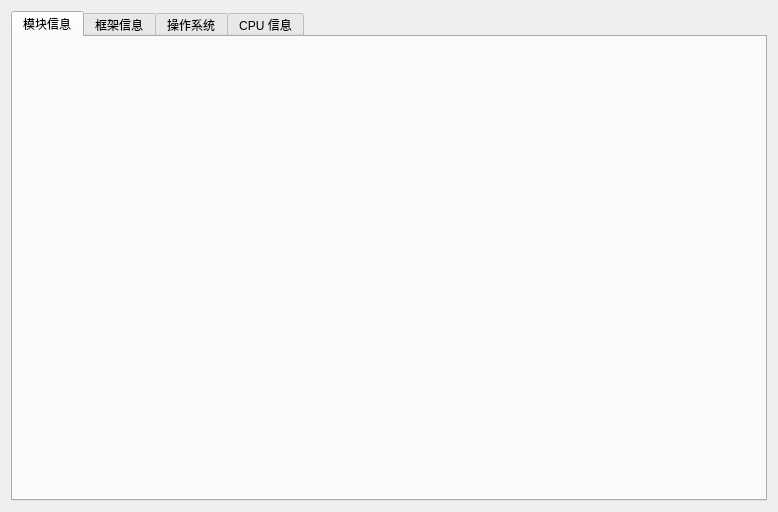
<?xml version="1.0" encoding="UTF-8"?>
<ui version="4.0">
 <class>InputInfoWidget</class>
 <widget class="QWidget" name="InputInfoWidget">
  <property name="geometry">
   <rect>
    <x>0</x>
    <y>0</y>
    <width>778</width>
    <height>512</height>
   </rect>
  </property>
  <property name="windowTitle">
   <string>Form</string>
  </property>
  <layout class="QGridLayout" name="gridLayout">
   <item row="0" column="0">
    <widget class="QTabWidget" name="tabWidget">
     <property name="currentIndex">
      <number>0</number>
     </property>
     <widget class="QWidget" name="tab_mudule">
      <attribute name="title">
       <string>模块信息</string>
      </attribute>
      <layout class="QGridLayout" name="gridLayout_2">
       <item row="0" column="0">
        <widget class="InputEditor" name="widget" native="true"/>
       </item>
      </layout>
     </widget>
     <widget class="QWidget" name="tab_framework">
      <attribute name="title">
       <string>框架信息</string>
      </attribute>
      <layout class="QGridLayout" name="gridLayout_3">
       <item row="0" column="0">
        <widget class="InputEditor" name="widget_2" native="true"/>
       </item>
      </layout>
     </widget>
     <widget class="QWidget" name="tab_system">
      <attribute name="title">
       <string>操作系统</string>
      </attribute>
      <layout class="QGridLayout" name="gridLayout_4">
       <item row="0" column="0">
        <widget class="InputEditor" name="widget_3" native="true"/>
       </item>
      </layout>
     </widget>
     <widget class="QWidget" name="tab_cpu">
      <attribute name="title">
       <string>CPU 信息</string>
      </attribute>
      <layout class="QGridLayout" name="gridLayout_5">
       <item row="0" column="0">
        <widget class="InputEditor" name="widget_4" native="true"/>
       </item>
      </layout>
     </widget>
    </widget>
   </item>
  </layout>
 </widget>
 <customwidgets>
  <customwidget>
   <class>InputEditor</class>
   <extends>QWidget</extends>
   <header>configuration/inputeditor.h</header>
   <container>1</container>
  </customwidget>
 </customwidgets>
 <resources/>
 <connections/>
</ui>
